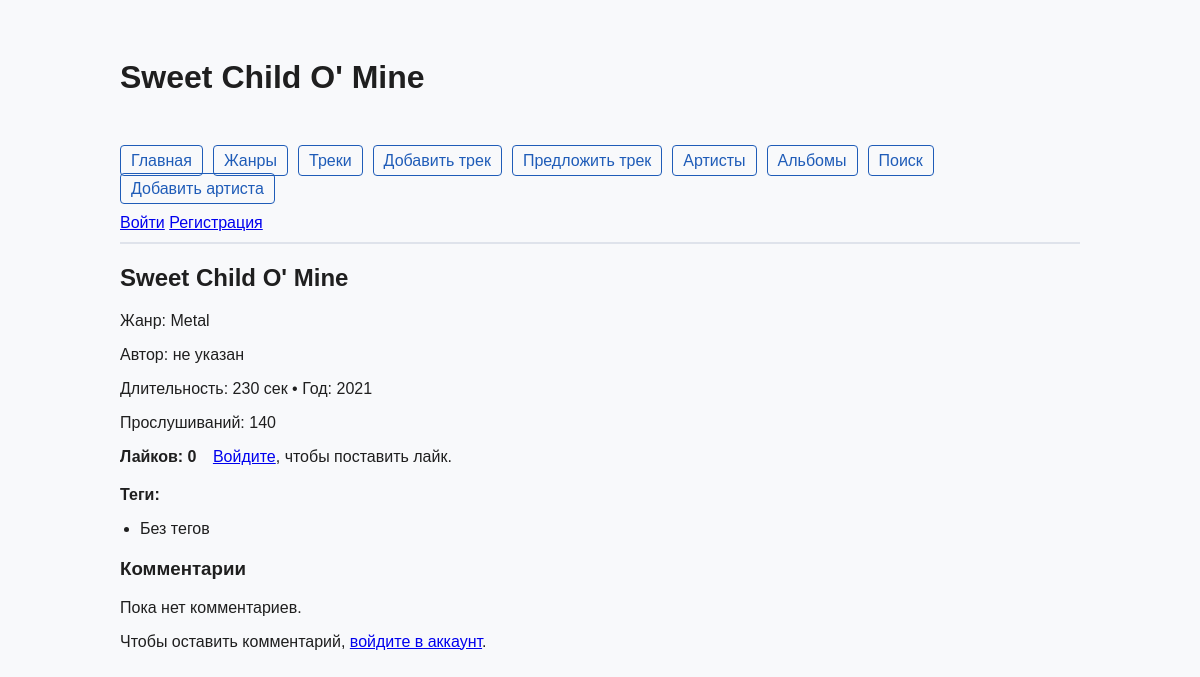
Page /tracks/demo-track-04/ on the earlier database version.
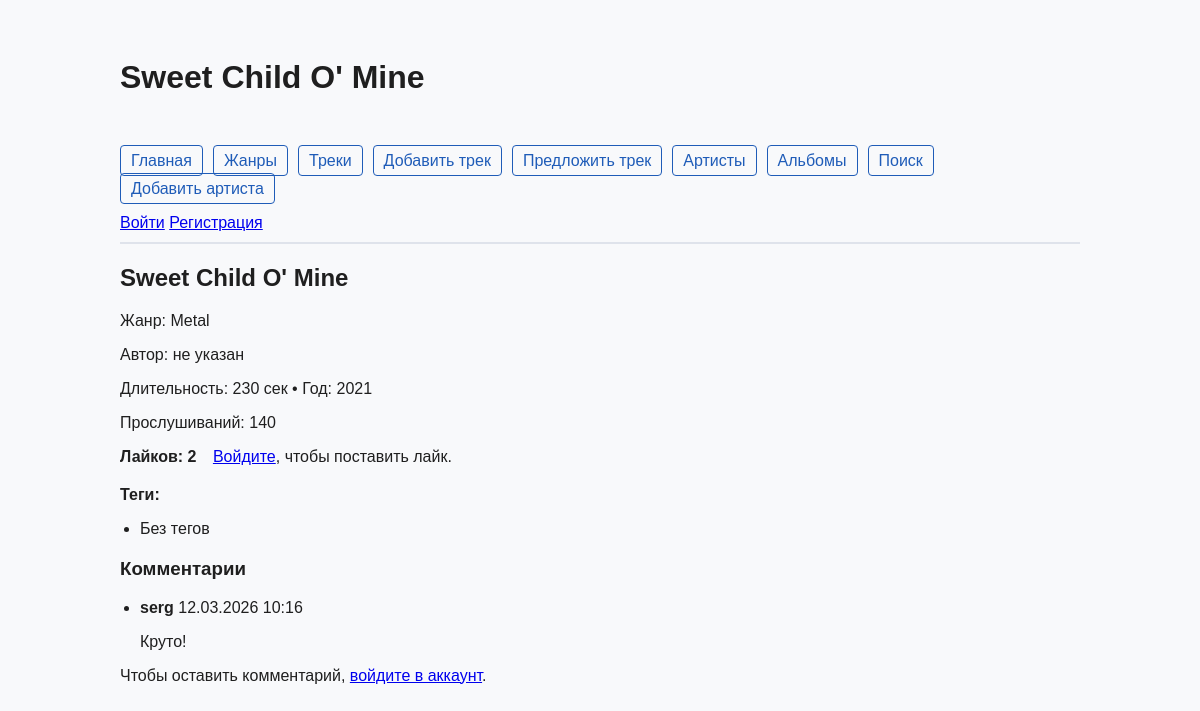
Same page on the later database version.
### music/models.py (models this page shows, shortened)
class Track(models.Model):
    title = models.CharField(max_length=150)
    slug = models.SlugField(max_length=160, unique=True)
    duration = models.PositiveIntegerField(help_text='Длительность, сек')
    release_year = models.PositiveSmallIntegerField()
    play_count = models.PositiveIntegerField(default=0)
    is_published = models.BooleanField(default=True)
    genre = models.ForeignKey(Genre, on_delete=models.CASCADE, related_name='tracks')
    tags = models.ManyToManyField(Tag, related_name='tracks', blank=True)
    image = models.ImageField(upload_to=track_image_upload_to, blank=True, null=True)
    author = models.ForeignKey(
        settings.AUTH_USER_MODEL,
        on_delete=models.SET_NULL,
        null=True,
        blank=True,
        related_name='tracks',
        verbose_name='автор',
    )
    class Meta:
        ordering = ['-release_year', 'title']
        verbose_name = 'трек'
        verbose_name_plural = 'треки'
        permissions = [
            ('can_publish_track', 'Can publish track'),
        ]

class Genre(models.Model):
    name = models.CharField(max_length=100, unique=True)
    slug = models.SlugField(max_length=100, unique=True)
    audience = models.CharField(
        max_length=20,
        choices=GenreAudience.choices,
        default=GenreAudience.GENERAL,
    )
    is_published = models.BooleanField(default=True)
    created_at = models.DateTimeField(auto_now_add=True)
    objects = models.Manager()
    published = PublishedGenreManager()
    class Meta:
        ordering = ['name']
        verbose_name = 'жанр'
        verbose_name_plural = 'жанры'

class Comment(models.Model):
    track = models.ForeignKey(Track, on_delete=models.CASCADE, related_name='comments')
    author = models.ForeignKey(
        settings.AUTH_USER_MODEL,
        on_delete=models.SET_NULL,
        null=True,
        blank=True,
        related_name='track_comments',
        verbose_name='автор',
    )
    text = models.TextField('Комментарий')
    created_at = models.DateTimeField(auto_now_add=True)
    class Meta:
        ordering = ['-created_at']
        verbose_name = 'комментарий'
        verbose_name_plural = 'комментарии'

### music/views.py (the view, shortened to what this page needs)
# urls.py: path('tracks/<slug:slug>/', views.TrackDetailView.as_view(), name='track_detail'),
class TrackDetailView(MusicMenuMixin, DetailView):
    model = Track
    template_name = 'music/track_detail.html'
    context_object_name = 'track'
    slug_field = 'slug'
    slug_url_kwarg = 'slug'
    page_title = 'Трек'
    comment_form_class = CommentForm
    def get_context_data(self, **kwargs):
        context = super().get_context_data(**kwargs)
        context['title'] = self.object.title
        context['comments'] = self.object.comments.select_related('author')
        context['likes_count'] = self.object.likes.count()
        context['has_liked'] = (
            self.request.user.is_authenticated
            and self.object.likes.filter(user=self.request.user).exists()
        )
        if 'comment_form' not in context:
            context['comment_form'] = self.comment_form_class() if self.request.user.is_authenticated else None
        return context
    def get_queryset(self):
        return (
            Track.objects.select_related('genre', 'author')
            .prefetch_related('tags', 'comments__author', 'likes')
        )

### music/views.py (called while the page is built)
    def get_page_title(self):
        return getattr(self, 'page_title', '')

    def get_menu(self):
        return MENU

    def get_context_data(self, **kwargs):
        context = super().get_context_data(**kwargs)
        context.setdefault('menu', self.get_menu())
        if 'title' not in context:
            context['title'] = self.get_page_title()
        return context

### music/templates/music/track_detail.html (shortened to what this page needs)
﻿{% extends 'base.html' %}
{% block content %}
<article class="track-detail">
    <h2>{{ track.title }}</h2>
    <p>Жанр: {{ track.genre.name }}</p>
    <p>
        Автор:
        {% if track.author %}
            {% with full_name=track.author.get_full_name %}
                {% if full_name %}
                    {{ full_name }}
                {% else %}
                    {{ track.author.username }}
                {% endif %}
            {% endwith %}
        {% else %}
            не указан
        {% endif %}
    </p>
    <p>Длительность: {{ track.duration }} сек • Год: {{ track.release_year }}</p>
    <p>Прослушиваний: {{ track.play_count }}</p>
    <div class="track-likes">
        <strong>Лайков: {{ likes_count }}</strong>
        {% if user.is_authenticated %}
            <form method="post" action="{% url 'track_like_toggle' track.slug %}" style="display:inline-block;margin-left:12px;">
                {% csrf_token %}
                <button type="submit">
                    {% if has_liked %}Убрать лайк{% else %}Лайк{% endif %}
                </button>
            </form>
        {% else %}
            <span style="margin-left:12px;">
                <a href="{% url 'login' %}?next={{ request.path }}">Войдите</a>, чтобы поставить лайк.
            </span>
        {% endif %}
    </div>
    <section>
        <strong>Теги:</strong>
        <ul>
            {% for tag in track.tags.all %}
                <li>{{ tag.name }}</li>
            {% empty %}
                <li>Без тегов</li>
            {% endfor %}
        </ul>
    </section>
</article>
<section class="track-comments">
    <h3>Комментарии</h3>
    {% if comments %}
        <ul class="comments-list">
            {% for comment in comments %}
                <li>
                    <div class="comment-meta">
                        <strong>
                            {% if comment.author %}
                                {% with full_name=comment.author.get_full_name %}
                                    {% if full_name %}
                                        {{ full_name }}
                                    {% else %}
                                        {{ comment.author.username }}
                                    {% endif %}
                                {% endwith %}
                            {% else %}
                                Аноним
                            {% endif %}
                        </strong>
                        <span>{{ comment.created_at|date:"d.m.Y H:i" }}</span>
                    </div>
                    <p>{{ comment.text|linebreaksbr }}</p>
                </li>
            {% endfor %}
        </ul>
    {% else %}
        <p>Пока нет комментариев.</p>
    {% endif %}
    <div class="comment-form">
        {% if user.is_authenticated %}
            <h4>Оставить комментарий</h4>
            <form method="post">
                {% csrf_token %}
                {{ comment_form.non_field_errors }}
                <div>
                    {{ comment_form.text.label_tag }}
                    {{ comment_form.text }}
                    {% for error in comment_form.text.errors %}
                        <p class="error">{{ error }}</p>
                    {% endfor %}
                </div>
                <button type="submit">Отправить</button>
            </form>
        {% else %}
            <p>Чтобы оставить комментарий, <a href="{% url 'login' %}?next={{ request.path }}">войдите в аккаунт</a>.</p>
        {% endif %}
    </div>
</section>
{% endblock %}

### templates/base.html (shortened to what this page needs)
﻿{% load static %}
<!DOCTYPE html>
<html lang="ru">
<head>
    <link rel="stylesheet" href="{% static 'music/css/style.css' %}">
</head>
<body class="page">
<div class="container">
<header class="site-header">
    <h1>{{ title|default:"Музыкальный каталог" }}</h1>
    {% include 'includes/nav.html' %}
    <div class="auth-links">
        {% if request.user.is_authenticated %}
            <a href="{% url 'profile' %}">Профиль</a>
            <form method="post" action="{% url 'logout' %}" style="display:inline;">
                {% csrf_token %}
                <button type="submit">Выйти</button>
            </form>
        {% else %}
            <a href="{% url 'login' %}">Войти</a>
            <a href="{% url 'register' %}">Регистрация</a>
        {% endif %}
    </div>
</header>
<main class="main-content">
    {% block content %}{% endblock %}
</main>
</div>
</body>
</html>

### templates/includes/nav.html
﻿<nav>
    <ul>
        {% for item in menu %}
            <li><a href="{% url item.url_name %}">{{ item.title }}</a></li>
        {% empty %}
            <li>Навигация недоступна</li>
        {% endfor %}
    </ul>
</nav>

### static/music/css/style.css (style rules this page uses)
.container { max-width: 960px; margin: 0 auto; padding: 20px; }
.site-header { border-bottom: 2px solid #dfe3eb; margin-bottom: 20px; padding-bottom: 10px; }
nav ul { list-style: none; padding: 0; display: flex; flex-wrap: wrap; gap: 10px; }
nav a { text-decoration: none; color: #1f5cb8; padding: 6px 10px; border: 1px solid #1f5cb8; border-radius: 4px; }
.main-content ul { padding-left: 20px; }
section { margin-top: 20px; }

Differences in the rows shown:
added Comment: author.username "serg", created_at "12.03.2026 10:16", text "Круто!"
Other differences:
{{ likes_count }}: "0" → "2"
text no longer shown: "Пока нет комментариев."
